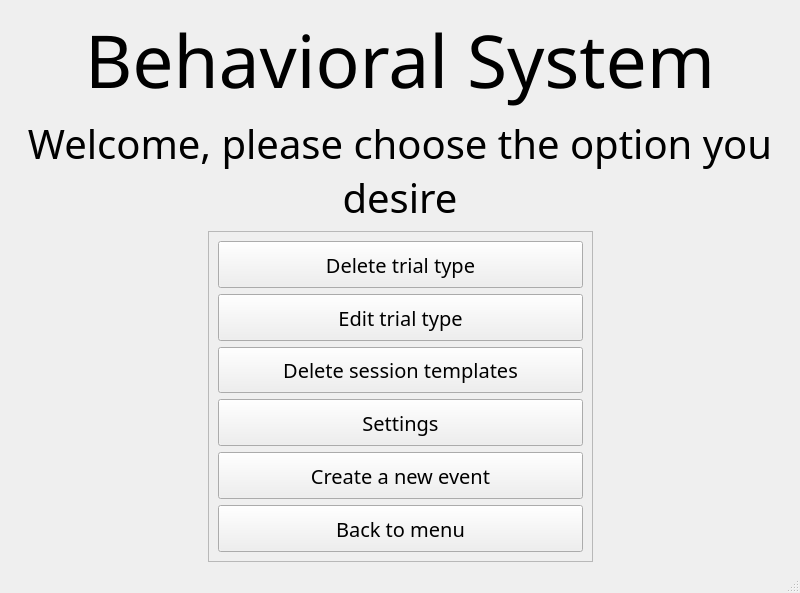
<?xml version="1.0" encoding="UTF-8"?>
<ui version="4.0">
 <class>MainWindow</class>
 <widget class="QMainWindow" name="MainWindow">
  <property name="geometry">
   <rect>
    <x>0</x>
    <y>0</y>
    <width>800</width>
    <height>593</height>
   </rect>
  </property>
  <property name="windowTitle">
   <string>MainWindow</string>
  </property>
  <widget class="QWidget" name="centralwidget">
   <layout class="QVBoxLayout" name="verticalLayout_3">
    <item>
     <layout class="QGridLayout" name="gridLayout" columnstretch="1,2,1">
      <item row="3" column="1">
       <widget class="QScrollArea" name="scrollArea">
        <property name="font">
         <font>
          <family>Gabriola</family>
          <pointsize>15</pointsize>
         </font>
        </property>
        <property name="widgetResizable">
         <bool>true</bool>
        </property>
        <widget class="QWidget" name="scrollAreaWidgetContents">
         <property name="geometry">
          <rect>
           <x>0</x>
           <y>0</y>
           <width>382</width>
           <height>325</height>
          </rect>
         </property>
         <layout class="QVBoxLayout" name="verticalLayout">
          <item>
           <widget class="QPushButton" name="delete_trial_types_pushButton">
            <property name="sizePolicy">
             <sizepolicy hsizetype="Expanding" vsizetype="Expanding">
              <horstretch>0</horstretch>
              <verstretch>0</verstretch>
             </sizepolicy>
            </property>
            <property name="text">
             <string>Delete trial type</string>
            </property>
           </widget>
          </item>
          <item>
           <widget class="QPushButton" name="edit_trial_types_pushButton">
            <property name="sizePolicy">
             <sizepolicy hsizetype="Expanding" vsizetype="Expanding">
              <horstretch>0</horstretch>
              <verstretch>0</verstretch>
             </sizepolicy>
            </property>
            <property name="text">
             <string>Edit trial type</string>
            </property>
           </widget>
          </item>
          <item>
           <widget class="QPushButton" name="delete_templates_pushButton">
            <property name="sizePolicy">
             <sizepolicy hsizetype="Expanding" vsizetype="Expanding">
              <horstretch>0</horstretch>
              <verstretch>0</verstretch>
             </sizepolicy>
            </property>
            <property name="text">
             <string>Delete session templates</string>
            </property>
           </widget>
          </item>
          <item>
           <widget class="QPushButton" name="settings_pushButton">
            <property name="sizePolicy">
             <sizepolicy hsizetype="Expanding" vsizetype="Expanding">
              <horstretch>0</horstretch>
              <verstretch>0</verstretch>
             </sizepolicy>
            </property>
            <property name="text">
             <string>Settings</string>
            </property>
           </widget>
          </item>
          <item>
           <widget class="QPushButton" name="create_event_pushButton">
            <property name="sizePolicy">
             <sizepolicy hsizetype="Expanding" vsizetype="Expanding">
              <horstretch>0</horstretch>
              <verstretch>0</verstretch>
             </sizepolicy>
            </property>
            <property name="text">
             <string>Create a new event</string>
            </property>
           </widget>
          </item>
          <item>
           <widget class="QPushButton" name="back_pushButton">
            <property name="sizePolicy">
             <sizepolicy hsizetype="Expanding" vsizetype="Expanding">
              <horstretch>0</horstretch>
              <verstretch>0</verstretch>
             </sizepolicy>
            </property>
            <property name="text">
             <string>Back to menu</string>
            </property>
           </widget>
          </item>
         </layout>
        </widget>
       </widget>
      </item>
      <item row="0" column="0" colspan="3">
       <widget class="QLabel" name="headline_label">
        <property name="sizePolicy">
         <sizepolicy hsizetype="Minimum" vsizetype="Minimum">
          <horstretch>0</horstretch>
          <verstretch>0</verstretch>
         </sizepolicy>
        </property>
        <property name="minimumSize">
         <size>
          <width>400</width>
          <height>80</height>
         </size>
        </property>
        <property name="maximumSize">
         <size>
          <width>16777215</width>
          <height>134</height>
         </size>
        </property>
        <property name="baseSize">
         <size>
          <width>0</width>
          <height>0</height>
         </size>
        </property>
        <property name="font">
         <font>
          <family>Gabriola</family>
          <pointsize>55</pointsize>
          <weight>50</weight>
          <italic>false</italic>
          <bold>false</bold>
         </font>
        </property>
        <property name="mouseTracking">
         <bool>false</bool>
        </property>
        <property name="tabletTracking">
         <bool>false</bool>
        </property>
        <property name="acceptDrops">
         <bool>false</bool>
        </property>
        <property name="toolTip">
         <string/>
        </property>
        <property name="styleSheet">
         <string notr="true">font: 55pt &quot;Gabriola&quot;;</string>
        </property>
        <property name="frameShape">
         <enum>QFrame::NoFrame</enum>
        </property>
        <property name="frameShadow">
         <enum>QFrame::Sunken</enum>
        </property>
        <property name="lineWidth">
         <number>1</number>
        </property>
        <property name="midLineWidth">
         <number>0</number>
        </property>
        <property name="text">
         <string>Behavioral System</string>
        </property>
        <property name="scaledContents">
         <bool>false</bool>
        </property>
        <property name="alignment">
         <set>Qt::AlignCenter</set>
        </property>
        <property name="wordWrap">
         <bool>true</bool>
        </property>
        <property name="margin">
         <number>0</number>
        </property>
        <property name="indent">
         <number>-1</number>
        </property>
        <property name="openExternalLinks">
         <bool>false</bool>
        </property>
       </widget>
      </item>
      <item row="1" column="0" colspan="3">
       <widget class="QLabel" name="explenation_label">
        <property name="sizePolicy">
         <sizepolicy hsizetype="Minimum" vsizetype="Minimum">
          <horstretch>0</horstretch>
          <verstretch>0</verstretch>
         </sizepolicy>
        </property>
        <property name="minimumSize">
         <size>
          <width>400</width>
          <height>80</height>
         </size>
        </property>
        <property name="maximumSize">
         <size>
          <width>16777215</width>
          <height>134</height>
         </size>
        </property>
        <property name="baseSize">
         <size>
          <width>0</width>
          <height>0</height>
         </size>
        </property>
        <property name="font">
         <font>
          <family>Gabriola</family>
          <pointsize>30</pointsize>
          <weight>50</weight>
          <italic>false</italic>
          <bold>false</bold>
         </font>
        </property>
        <property name="mouseTracking">
         <bool>false</bool>
        </property>
        <property name="tabletTracking">
         <bool>false</bool>
        </property>
        <property name="acceptDrops">
         <bool>false</bool>
        </property>
        <property name="toolTip">
         <string/>
        </property>
        <property name="styleSheet">
         <string notr="true">font: 30pt &quot;Gabriola&quot;;</string>
        </property>
        <property name="frameShape">
         <enum>QFrame::NoFrame</enum>
        </property>
        <property name="frameShadow">
         <enum>QFrame::Sunken</enum>
        </property>
        <property name="lineWidth">
         <number>1</number>
        </property>
        <property name="midLineWidth">
         <number>0</number>
        </property>
        <property name="text">
         <string>Welcome, please choose the option you desire</string>
        </property>
        <property name="scaledContents">
         <bool>false</bool>
        </property>
        <property name="alignment">
         <set>Qt::AlignCenter</set>
        </property>
        <property name="wordWrap">
         <bool>true</bool>
        </property>
        <property name="margin">
         <number>0</number>
        </property>
        <property name="indent">
         <number>-1</number>
        </property>
        <property name="openExternalLinks">
         <bool>false</bool>
        </property>
       </widget>
      </item>
      <item row="3" column="0">
       <spacer name="horizontalSpacer_2">
        <property name="orientation">
         <enum>Qt::Horizontal</enum>
        </property>
        <property name="sizeHint" stdset="0">
         <size>
          <width>40</width>
          <height>20</height>
         </size>
        </property>
       </spacer>
      </item>
      <item row="3" column="2">
       <spacer name="horizontalSpacer">
        <property name="orientation">
         <enum>Qt::Horizontal</enum>
        </property>
        <property name="sizeHint" stdset="0">
         <size>
          <width>40</width>
          <height>20</height>
         </size>
        </property>
       </spacer>
      </item>
     </layout>
    </item>
   </layout>
  </widget>
  <widget class="QStatusBar" name="statusbar"/>
 </widget>
 <resources/>
 <connections/>
</ui>
